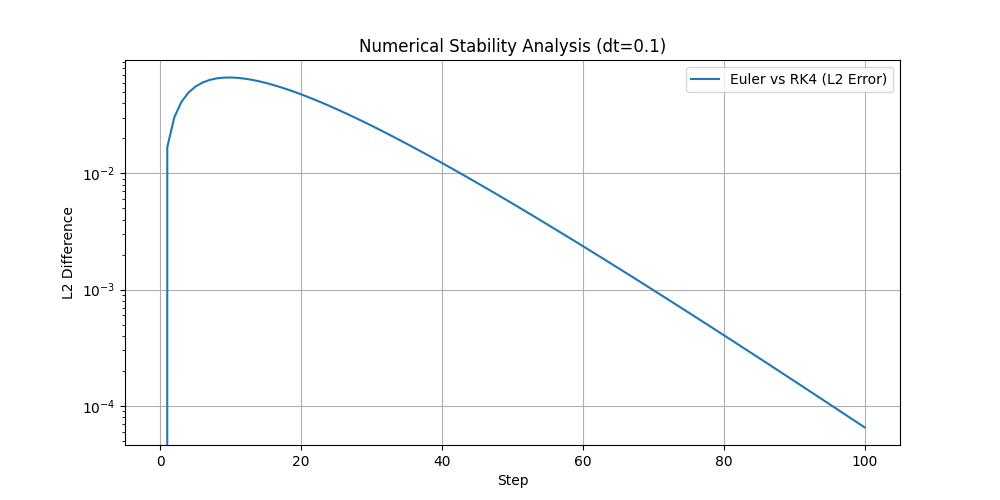

The script that saved this image:
import numpy as np
import matplotlib.pyplot as plt

# Simplified PKGF flow for stability analysis
# Equation: v = -K^-1 * grad(Omega)
# For stability, we test a simple harmonic-like semantic potential

DIM = 12
dt = 0.1
STEPS = 100

def get_v(x, K):
    # grad(Omega) = x (harmonic attraction to origin)
    grad_omega = x
    # Simple Parallel Key (Identity for baseline)
    v = -np.dot(np.linalg.inv(K), grad_omega)
    return v

def euler_step(x, K, dt):
    v = get_v(x, K)
    return x + v * dt

def rk4_step(x, K, dt):
    k1 = get_v(x, K)
    k2 = get_v(x + 0.5 * dt * k1, K)
    k3 = get_v(x + 0.5 * dt * k2, K)
    k4 = get_v(x + dt * k3, K)
    return x + (dt / 6.0) * (k1 + 2*k2 + 2*k3 + k4)

# Initial conditions
x0 = np.array([1.0] * DIM)
K = np.eye(DIM)

# Euler trajectory
x_euler = [x0]
for _ in range(STEPS):
    x_euler.append(euler_step(x_euler[-1], K, dt))

# RK4 trajectory
x_rk4 = [x0]
for _ in range(STEPS):
    x_rk4.append(rk4_step(x_rk4[-1], K, dt))

x_euler = np.array(x_euler)
x_rk4 = np.array(x_rk4)

# Error analysis
error = np.linalg.norm(x_euler - x_rk4, axis=1)

plt.figure(figsize=(10, 5))
plt.plot(error, label='Euler vs RK4 (L2 Error)')
plt.title('Numerical Stability Analysis (dt=0.1)')
plt.xlabel('Step')
plt.ylabel('L2 Difference')
plt.yscale('log')
plt.grid(True)
plt.legend()
plt.savefig('Scripts/stability_analysis.png')

print(f"Final Error (Step {STEPS}): {error[-1]:.2e}")
print("Stability analysis plot saved to Scripts/stability_analysis.png")
